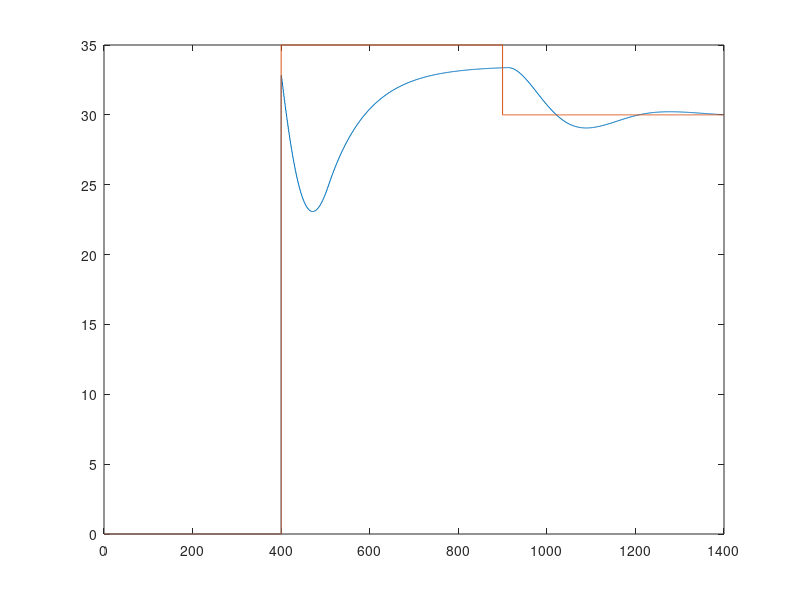

MATLAB code to generate this figure: (Note: this script raises an error after producing the figure.)
clear
%Okres próbkowania
Tp = 1;
values = importdata("skok_46.txt");
s = zeros(1,500);

for i = 1:500
    s(i) = (values(i) - values(1))/20;
end

%Parametry modelu
b2 = 0.0015;
b1 = 9.7778e-04;
a2 = 0.3195;
a1 = -1.3121;

Td = 10;

%Horyzonty
D = 400; %Horyzont Dynamiki
N= 20;    %Horyzont predykcji
Nu = 20; %Horyzont sterowania

%Współczynnik kary
lamb = 0.3;

kk = 1401; %koniec symulacji
kp = max(13,D+1); %początek symulacji
ks = max(19,D+7); %chwila skoku wartosci zadania
k = D+1;
%War początkowe
u(1:kp) = 26; y(1:kp) = 33;
yzad(k:500+k) = 35;
yzad(500+k:1000+k) = 30;
e(1:kp) = 0;

%Macierz M
M=zeros(N,Nu);
for i=1:N
   for j=1:Nu
      if (i>=j)
         M(i,j)=s(i-j+1);
      end
   end
end

%Macierz MP
MP=zeros(N,D-1);
for i=1:N
   for j=1:D-1
      if i+j<=D
         MP(i,j)=s(i+j)-s(j);
      else
         MP(i,j)=s(D)-s(j);
      end      
   end
end

K = ((M'*M + lamb * eye(Nu))^(-1))* M';
DUp = zeros(D-1, 1);
Y = zeros(N,1);
%główne wykonanie programu
for k=kp:kk
    for n=1:N
    %yzad dla horyzontu predykcji
        Y_zad(n,1) = yzad(k);
    end
    %symulacja obiektu
    y(k)=b1*u(k-Td - 1)+b2*u(k-Td - 2)-a1*y(k-1)-a2*y(k-2);
    %stała trajektoria referencyjna
    for n=1:N
        Y(n) = y(k);
    end
    %DMC
    for n = 1:D-1
        DUp(n) = u(k-n) - u(k-n-1);
    end
    Yo = MP*DUp+Y;
    DU = K*(Y_zad - Yo);
    u(k)=u(k-1)+DU(1); 
    if(u(k)> 100)
        u(k) = 100;
    end
    if(u(k)< 0)
        u(k) = 0;
    end
    wejscie_u(k)=u(k);
    wyjscie_y(k)=y(k); 
end


iteracja = 0:1:kk-1;  
%Plot wyjście
figure;
stairs(iteracja, wyjscie_y)
hold on;
stairs(iteracja, yzad);
hold off;
title("Odpowiedź skokowa układu z regulatorem DMC" + newline + "D = " + D + " N = " + N + " Nu = " + Nu +  " lambda = " + lamb); 
xlabel('k'); ylabel("y");
legend("Opowiedź z regulatorem","Wartość zadana", "Location", "southeast")
name1 = "zad5_DMC_y_D"+D+"_N"+N+"_Nu"+Nu+"_L"+lamb;
% print(name1,'-dpng','-r400')

%Plot sterowanie
figure;
stairs(iteracja, wejscie_u)
title("Sterowanie układu z regulatorem DMC" + newline + "D = " + D + " N = " + N + " Nu = " + Nu + " lambda = " + lamb); 
xlabel('k'); ylabel("u");
legend("Sterowanie regulatora", "Location", "best")
name2 = "zad5_DMC_u_D"+D+"_N"+N+"_Nu"+Nu+"_L"+lamb;
% print(name2,'-dpng','-r400')